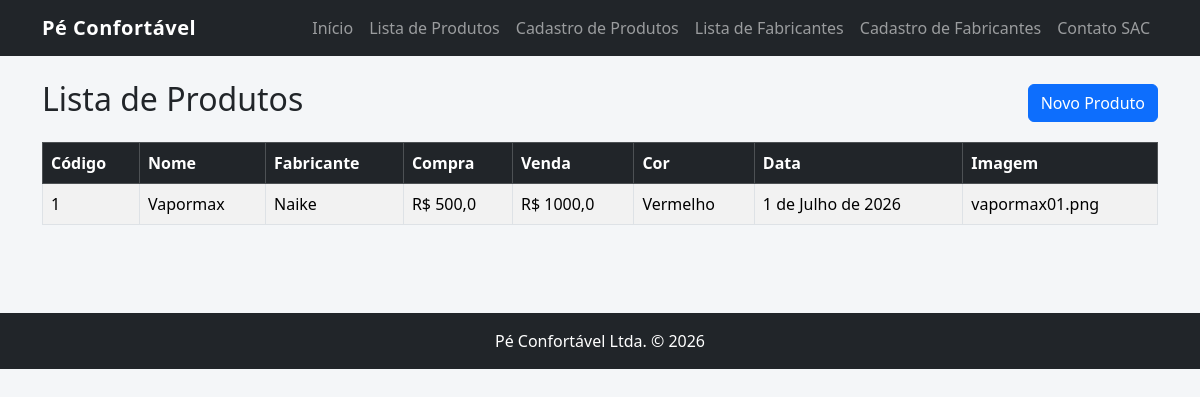
/produtos/, run on the app's committed database.
### loja/models.py (models this page shows, shortened)
class Produto(models.Model):
    CORES = [
        ('azul', 'Azul'), ('vermelho', 'Vermelho'), ('verde', 'Verde'),
        ('amarelo', 'Amarelo'), ('branco', 'Branco'), ('preto', 'Preto'), ('marrom', 'Marrom')
    ]
    nome = models.CharField(max_length=70)
    preco_compra = models.FloatField()
    preco_venda = models.FloatField()
    cor = models.CharField(max_length=20, choices=CORES)
    data_fabricacao = models.DateField()
    imagem = models.CharField(max_length=25, help_text='Nome da imagem do produto')
    fabricante = models.ForeignKey(Fabricante, on_delete=models.CASCADE)

class Fabricante(models.Model):
    nome = models.CharField(max_length=70, unique=True)

### loja/views.py (the view)
# urls.py: path('produtos/', views.lista_produtos, name='lista_produtos'),
def lista_produtos(request):
    produtos = Produto.objects.select_related('fabricante').all().order_by('nome')
    return render(request, 'loja/lista_produtos.html', {'produtos': produtos})

### loja/templates/loja/lista_produtos.html
{% extends 'loja/base.html' %}
{% block conteudo %}
<div class="d-flex justify-content-between align-items-center mb-3">
    <h2>Lista de Produtos</h2>
    <a class="btn btn-primary" href="{% url 'cadastro_produto' %}">Novo Produto</a>
</div>
<table class="table table-striped table-bordered">
    <thead class="table-dark">
        <tr><th>Código</th><th>Nome</th><th>Fabricante</th><th>Compra</th><th>Venda</th><th>Cor</th><th>Data</th><th>Imagem</th></tr>
    </thead>
    <tbody>
    {% for produto in produtos %}
        <tr>
            <td>{{ produto.id }}</td><td>{{ produto.nome }}</td><td>{{ produto.fabricante.nome }}</td>
            <td>R$ {{ produto.preco_compra }}</td><td>R$ {{ produto.preco_venda }}</td>
            <td>{{ produto.get_cor_display }}</td><td>{{ produto.data_fabricacao }}</td>
            <td>{{ produto.imagem }}</td>
        </tr>
    {% empty %}
        <tr><td colspan="8">Nenhum produto cadastrado.</td></tr>
    {% endfor %}
    </tbody>
</table>
{% endblock %}

### loja/static/loja/css/style.css (style rules this page uses)
body { background-color: #f4f6f8; }

### data on the page
Produto: id "1", nome "Vapormax", fabricante.nome "Naike", preco_compra "500,0", preco_venda "1000,0", cor "Vermelho", data_fabricacao "1 de Julho de 2026", imagem "vapormax01.png"
